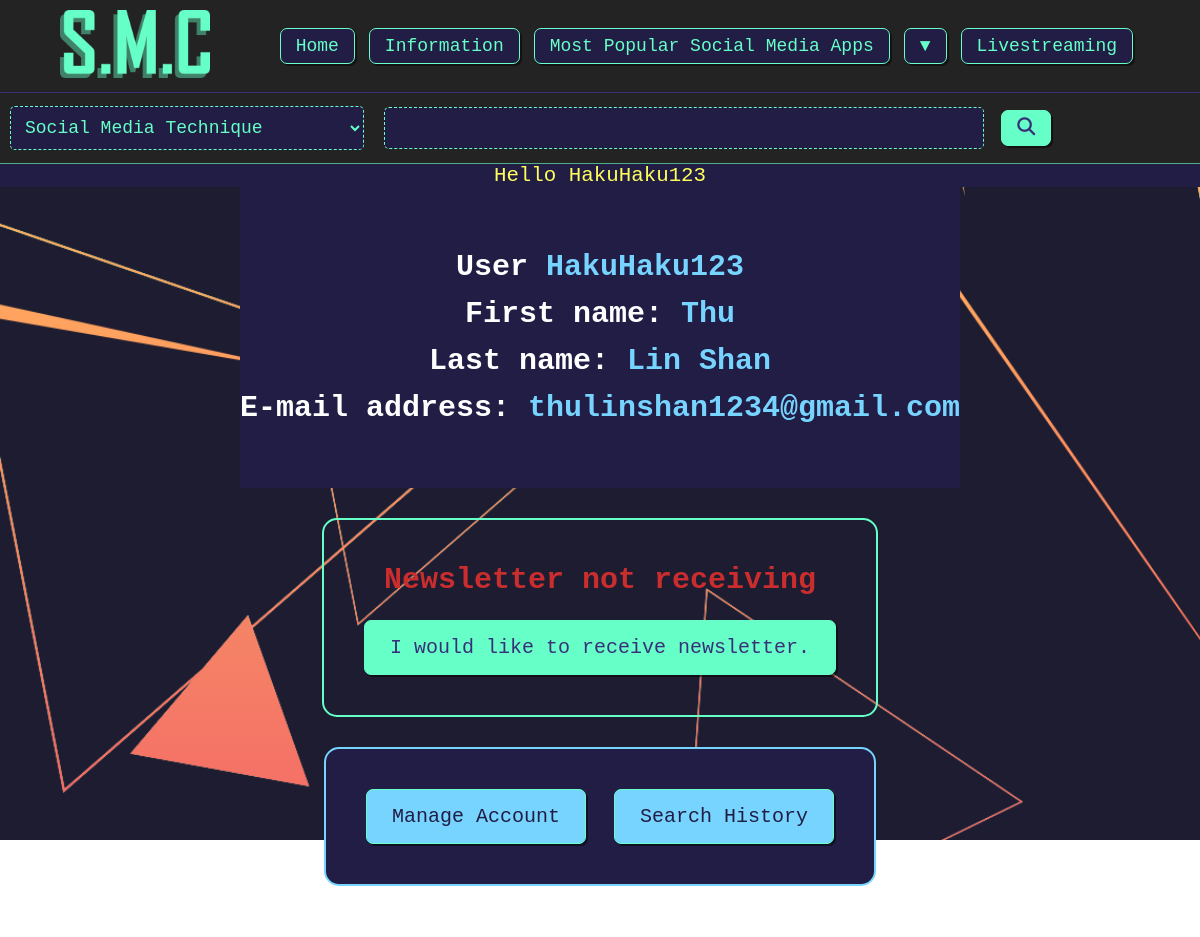
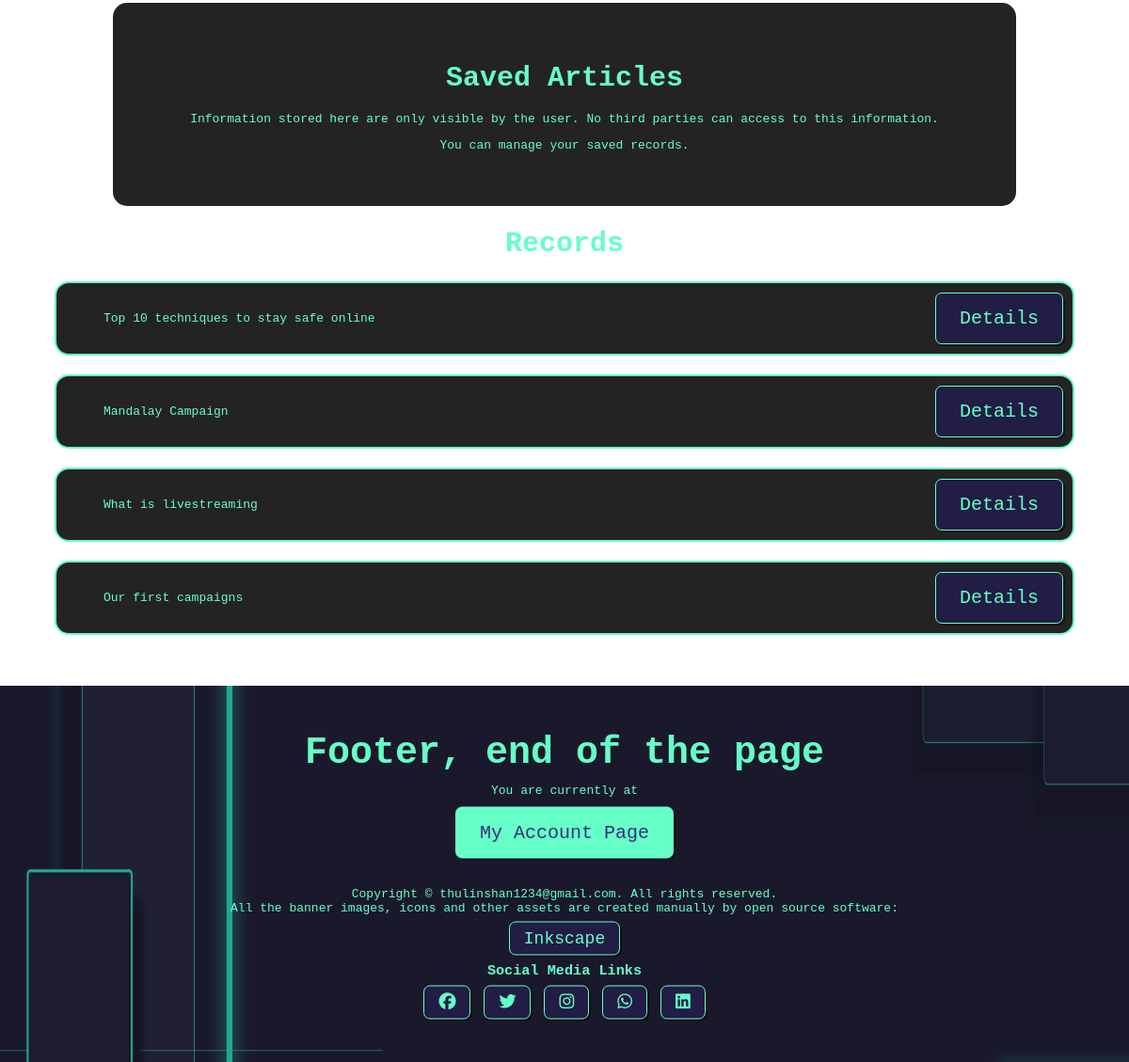
/myaccount.php (signed in), run on the app's committed database (2 pictures, top to bottom).
### tables this page shows
CREATE TABLE `users` (
  `id` int(11) NOT NULL,
  `firstname` varchar(255) NOT NULL,
  `lastname` varchar(255) NOT NULL,
  `username` varchar(255) NOT NULL,
  `email` varchar(255) NOT NULL,
  `password` varchar(255) NOT NULL,
  `newsletter` tinyint(4) NOT NULL,
  `is_admin` int(11) NOT NULL DEFAULT 0
);

CREATE TABLE `records` (
  `id` int(11) NOT NULL,
  `user_id` int(11) NOT NULL,
  `content_id` int(11) NOT NULL
);

CREATE TABLE `content` (
  `id` int(11) NOT NULL,
  `date` timestamp NOT NULL DEFAULT current_timestamp(),
  `img` varchar(255) NOT NULL,
  `img_credit` varchar(255) NOT NULL,
  `header` varchar(255) NOT NULL,
  `description` text NOT NULL,
  `category` varchar(50) NOT NULL
);

### myaccount.php (the view, shortened to what this page needs)
<?php
require 'partials/header.php';
?>
<?php if (!isset($_SESSION['user-id'])) : ?>
    <main class="information-body">
        <img src="<?= ROOT_URL ?>assets/images/banner4_spotted.png" alt="" class="information-bg-img" />
        <div class="main-banner">
            <h2>Unauthorized ✌️</h2>
        </div>
    </main>
<?php else : ?>
    <?php
    $id = filter_var($_SESSION['user-id'], FILTER_SANITIZE_NUMBER_INT);
    $query = "SELECT * FROM users WHERE id=$id";
    $result = mysqli_query($connection, $query);
    $user = mysqli_fetch_assoc($result);
    $query = "SELECT * FROM records WHERE user_id=" . $_SESSION['user-id'];
    $records = mysqli_query($connection, $query);
    ?>
    <main class="information-body">
        <div class="main-banner">
            <div class="py-5 bg-dark">
                <h3>User <span class="font-blue"><?= $user['username'] ?></span></h3>
                <h3>First name: <span class="font-blue"><?= $user['firstname'] ?></span></h3>
                <h3>Last name: <span class="font-blue"><?= $user['lastname'] ?></span></h3>
                <h3>E-mail address: <span class="font-blue"><?= $user['email'] ?></span></h3>
            </div>
            <div class="p-5 border-light mt-5 rounded">
                <?php if ($user['newsletter'] == 1) : ?>
                    <h3 class="font-blue">Newsletter receiving.</h3>
                    <a class="btn" href="<?= ROOT_URL ?>newsletter_logic.php?key=0">Stop subscription.</a>
                <?php else : ?>
                    <h3 class="font-danger">Newsletter not receiving</h3>
                    <a class="btn btn-light" href="<?= ROOT_URL ?>newsletter_logic.php?key=1">I would like to receive newsletter.</a>
                <?php endif ?>
            </div>
            <div class="p-5 mt-5 border-blue bg-dark rounded">
                <a class="btn btn-blue" href="<?= ROOT_URL ?>edit_account.php">Manage Account</a>
                <a class="btn btn-blue" href="<?= ROOT_URL ?>history.php">Search History</a>
            </div>
            <div class="main-banner font-light my-5">
                <div class="container bg-darker py-5 rounded align-center">
                    <h3>Saved Articles</h3>
                    <p>Information stored here are only visible by the user. No third parties can access to this
                        information.</p>
                    <p>You can manage your saved records.</p>
                </div>
                <h3>Records</h3>
                <?php if (mysqli_num_rows($records)) : ?>
                    <?php while ($row = mysqli_fetch_assoc($records)) : ?>
                        <?php
                        $query = "SELECT * FROM content WHERE id=" . $row['content_id'];
                        $result = mysqli_query($connection, $query);
                        $content = mysqli_fetch_assoc($result);
                        ?>
                        <div class="img-container-2 border-light bg-darker content-between">
                            <div>
                                <p class="px-5"><?= $content['header'] ?></p>
                            </div>
                            <div>
                                <a class="btn" href="<?= ROOT_URL ?>details.php?id=<?= $content['id'] ?>">Details</a>
                            </div>
                        </div>
                    <?php endwhile ?>
                <?php else : ?>
                    <h3>No favourite articles</h3>
                <?php endif ?>
            </div>
        </div>
    </main>
<?php endif ?>
<?php
include 'partials/footer.php'
?>

### partials/header.php (shortened to what this page needs)
<?php
require 'config/database.php';
$activePage = basename($_SERVER['PHP_SELF'], ".php");
if (isset($_SESSION['user-id'])) {
    $id = filter_var($_SESSION['user-id'], FILTER_SANITIZE_NUMBER_INT);
    $query = "SELECT username, firstname, lastname FROM users WHERE id=$id";
    $result = mysqli_query($connection, $query);
    $user = mysqli_fetch_assoc($result);
}
?>
<!DOCTYPE html>
<html lang="en">
<head>
    <link rel="stylesheet" href="<?= ROOT_URL ?>css/style.css" />
    <link rel="stylesheet" href="https://cdnjs.cloudflare.com/ajax/libs/font-awesome/4.7.0/css/font-awesome.min.css" />
</head>
<body>
    <nav class="nav">
        <div>
            <a href="<?= ROOT_URL ?>index.php"><img src="<?= ROOT_URL ?>assets/logos/smcLightBold.png" width="150px" alt="" /></a>
        </div>
        <div class="nav-full">
            <ul>
                <li><a class="btn-sm <?= ($activePage == 'index') ? 'btn-nav' : ''; ?>" href="<?= ROOT_URL ?>index.php">Home</a></li>
                <li>
                    <a class="btn-sm <?= ($activePage == 'information') ? 'btn-nav' : ''; ?>" href="<?= ROOT_URL ?>information.php">Information</a>
                </li>
                <li>
                    <a class="btn-sm <?= ($activePage == 'social') ? 'btn-nav' : ''; ?>" href="<?= ROOT_URL ?>social.php">Most Popular Social Media Apps</a>
                </li>
                <li>
                    <div class="dropdown">
                        <button onclick="myFunction()" class="btn-sm dropbtn">
                            &#x25BC
                        </button>
                    </div>
                </li>
                <li><a class="btn-sm <?= ($activePage == 'livestreaming') ? 'btn-nav' : ''; ?>" href="<?= ROOT_URL ?>livestreaming.php">Livestreaming</a></li>
            </ul>
        </div>
    </nav>
    <div class="search-bar">
        <form action="<?= ROOT_URL ?>search_result.php" method="Get">
            <select class="form-select" name="category" id="category">
                <option value="Social">Social Media Technique</option>
            </select>
            <div class="search-side">
                <input class="form-control" type="text" name="search_key" />
                <button type="submit" class="btn-sm btn-light">
                    <i class="fa-solid fa-magnifying-glass"></i>
                </button>
            </div>
        </form>
    </div>
    <div class="user font-yellow bg-dark">
        <?php if (isset($_SESSION['user-id'])) : ?>
            <p class="text-center">Hello <?= $user['username'] ?></p>
        <?php else : ?>
            <p class="text-center">Log in or Register for better experience</p>
        <?php endif ?>
    </div>

### css/style.css (style rules this page uses)
:root { --color-dark: #211d45ff; --color-dark-half: rgba(33, 29, 69, 0.514); --color-blue: rgb(118, 212, 255); --color-light: #66ffc7ff; --color-light-half: rgba(102, 255, 199, 0.637); --color-primary: #383179ff; --color-dark-bg: rgb(36, 35, 35); --color-dark-hover: rgb(22, 20, 41); --color-dark-bg-hover: rgb(37, 45, 51); --color-red: rgb(202, 45, 45); --color-yelloe:rgb(255, 255, 91); --color-yelloe-half:rgba(255, 255, 91, 0.5); }
* { margin: 0; padding: 0; font-family: monospace; cursor: url("../assets/utilities/cursor2.png"), auto; scroll-behavior: smooth; }
* ul { list-style: none; }
.nav { display: flex; justify-content: space-between; align-items: center; padding-inline: 5%; padding-top: 10px; padding-bottom: 10px; background-color: var(--color-dark-bg); border-bottom: 1px solid var(--color-primary); }
.nav-full ul { list-style: none; display: flex; justify-content: space-around; }
.nav-full ul li a { text-decoration: none; }
.dropdown { position: relative; display: inline-block; }
.search-bar { background-color: var(--color-dark-bg); padding: 10px 0; border-bottom: 1px solid var(--color-light-half); }
.search-bar form { display: flex; justify-content: center; align-items: center; width: 100%; }
.search-side { display: flex; width: 70%; align-items: center; }
.form-control { width: 70%; height: fit-content; font-size: 18px; margin-inline: 10px; border-radius: 5px; padding: 10px; border: 1px dashed var(--color-light); background-color: var(--color-dark); color: var(--color-light); }
.form-select { width: 30%; height: fit-content; font-size: 18px; margin-inline: 10px; border-radius: 5px; padding: 10px; border: 1px dashed var(--color-light); background-color: var(--color-dark); color: var(--color-light); }
.user p { font-size: 1.6rem; }
.btn { font-size: 20px; text-decoration: none; display: inline-block; color: var(--color-light); padding: 15px 25px; margin: 10px; border-radius: 7px; box-shadow: 2px 2px 0 rgba(0, 0, 0, 0.486); border: 1px solid var(--color-light); background: var(--color-dark); }
.btn-sm { font-size: 18px; text-decoration: none; display: inline-block; color: var(--color-light); padding: 7px 15px; margin: 7px; border-radius: 7px; box-shadow: 2px 2px 0 rgba(0, 0, 0, 0.486); border: 1px solid var(--color-light); background: var(--color-dark); }
.btn-light { color: var(--color-primary); background: var(--color-light); }
.btn-blue { color: var(--color-dark); background-color:var(--color-blue); }
.main-banner { width: 100%; min-height: 90vh; max-height: max-content; text-align: center; display: flex; flex-direction: column; justify-content: center; align-items: center; color: white; }
.main-banner h3 { font-size: 30px; margin: 1rem 0; }
.main-banner p { margin: 0.5rem 0; }
.container { width: 80%; margin: 10px auto; height: inherit; display: flex; flex-direction: column; justify-content: center; }
.img-container-2 { display: flex; justify-content: space-around; align-items: center; width: 90%; margin: 10px auto; border-radius: 15px; }
.border-light { border: 2px solid var(--color-light); }
.border-blue { border: 2px solid var(--color-blue); }
.rounded { border-radius: 15px; }
.content-between { justify-content: space-between; }
.align-center { align-items: center; }
.text-center { text-align: center; }
.my-5 { margin: 30px 0; }
.mt-5 { margin-top: 30px; }
.p-5 { padding: 30px; }
.px-5 { padding: 0px 50px; }
.py-5 { padding: 50px 0px; }
.bg-dark { background-color: var(--color-dark); }
.bg-darker { background-color: var(--color-dark-bg); }
.font-light { color: var(--color-light); }
.font-danger { color: var(--color-red); }
.font-blue { color: var(--color-blue); }
.font-yellow { color: var(--color-yelloe); }

### data on the page
users: username "HakuHaku123", firstname "Thu", lastname "Lin Shan", email "thulinshan1234@gmail.com"
records: content.header "Top 10 techniques to stay safe online"
records: content.header "Mandalay Campaign"
records: content.header "What is livestreaming"
records: content.header "Our first campaigns"
